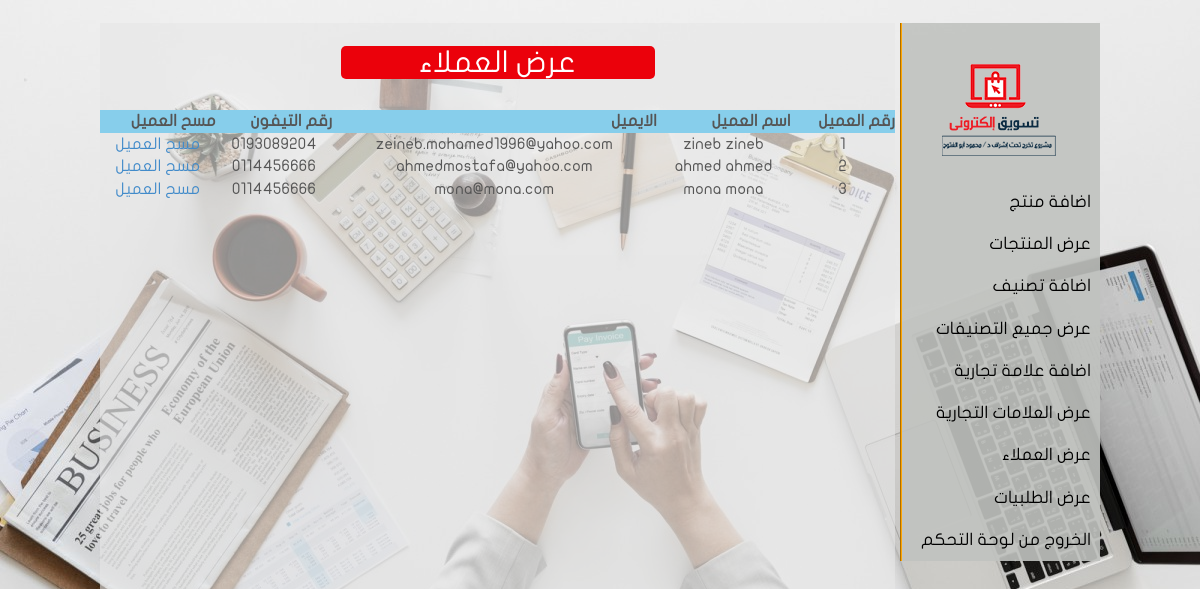
Page /admin/index.php?view_customers (signed in) on the committed database.
### tables this page shows
CREATE TABLE `user_info` (
  `user_id` int(10) NOT NULL,
  `first_name` varchar(100) NOT NULL,
  `last_name` varchar(100) NOT NULL,
  `email` varchar(300) NOT NULL,
  `password` varchar(300) NOT NULL,
  `mobile` varchar(10) NOT NULL,
  `address1` varchar(300) NOT NULL,
  `address2` varchar(11) NOT NULL
);

### admin/view_customers.php (the view, shortened to what this page needs)
<br>
<table width="795" align="center" bgcolor="pink">
    <tr align="center">
        <td colspan="6"><h2 style="    background-color: #eb010b;
    width: 314px;
    border-radius: 5px;
    /* float: right; */
    margin-bottom: 31px;
    color: #fff;
    font-size: 30px;"> عرض العملاء</h2></td>
    </tr>
    <tr align="center" bgcolor="skyblue" style="font-family: JF Flat Regular ;">
        <th>رقم العميل</th>
        <th>اسم العميل</th>
        <th>الايميل</th>
        <th>رقم التيفون</th>
        <th>مسح العميل </th>
    </tr>
    <?php
    include("includes/db.php");
    $get_c = "select * from user_info";
    $run_c = mysqli_query($con, $get_c);
    $i = 0;
    while($row_c=mysqli_fetch_array($run_c)){
        $c_id = $row_c['user_id'];
        $c_name = $row_c['first_name'];
        $c_email = $row_c['email'];
        $c_image = $row_c['mobile'];
        $i++;
    ?>
    <tr align = "center" style="font-family: JF Flat Regular ;">
        <td><?php echo $i; ?></td>
        <td><?php echo $c_name; ?> <?php echo $c_name; ?></td>
        <td><?php echo $c_email; ?></td>
        <td><?php echo $c_image; ?></td>
        <td><a href="delete_c.php?delete_c=<?php echo $c_id;?>">مسح العميل</a></td>
    </tr>
    <?php } ?>
</table>

### admin/index.php (shortened to what this page needs)
<?php
if(!isset($_SESSION['user_email'])){
    echo "<script>window.open('login.php?not_admin=لست مدير الموقع ','_self')</script>";
}else{
?>
<!DOCTYPE html>
<html>
	<head>
<link href="css/bootstrap.css" rel='stylesheet' type='text/css'/>
<link href="css/font-awesome.min.css" rel="stylesheet">
<link href="css/style.css" rel="stylesheet" type="text/css" media="all"/>
		<link rel="stylesheet" type="text/css" href="style.css">
		<link rel="stylesheet" href="styles/login_style.css" media="all" />
		<link rel="stylesheet" href="styles/style.css" media="all" />
	</head>
<body>
<br>
        <div class="main_wrapper">
            <div id="right" ><br>
                    <div id="header">
			</div>
                    <a style="font-family: JF Flat Regular ; float : right" href="index.php?insert_product">اضافة منتج </a>
                    <a style="font-family: JF Flat Regular ; float : right" href="index.php?view_products">عرض المنتجات</a>
                    <a style="font-family: JF Flat Regular ; float : right" href="index.php?insert_cat">اضافة تصنيف </a>
                    <a style="font-family: JF Flat Regular ; float : right" href="index.php?view_cats">عرض جميع التصنيفات</a>
                    <a style="font-family: JF Flat Regular ; float : right" href="index.php?insert_brand">اضافة علامة تجارية</a>
                    <a style="font-family: JF Flat Regular ; float : right" href="index.php?view_brands">عرض العلامات التجارية </a>
                    <a style="font-family: JF Flat Regular ; float : right" href="index.php?view_customers">عرض العملاء </a>
                    <a style="font-family: JF Flat Regular ; float : right" href="index.php?view_orders">عرض الطلبيات</a>
                    <a style="font-family: JF Flat Regular ; float : right" href="logout.php">الخروج من لوحة التحكم</a>
            </div>
            <div id="left">
                <?php
                    if(isset($_GET['view_customers'])){
                        include("view_customers.php");
                    }
                ?>
            </div>
        </div>
    </body>
</html>
<?php
}
?>

### admin/css/style.css (style rules this page uses)
html, body { direction:rtl; font-family: "JF Flat Regular"; background: #FFf; font-weight: 300; font-size: 16px; color: #555; }
body a { transition: 0.5s all; -webkit-transition: 0.5s all; -moz-transition: 0.5s all; -o-transition: 0.5s all; -ms-transition: 0.5s all; }
h1, h2, h3, h4, h5, h6 { font-family: "JF Flat Regular"; margin-top: 0; margin-right: 0; margin-left: 0; margin-bottom: 20px; color: #666; }
h2 { margin: 20px 0; }

### admin/styles/login_style.css (style rules this page uses)
* { -webkit-box-sizing:border-box; -moz-box-sizing:border-box; -ms-box-sizing:border-box; -o-box-sizing:border-box; box-sizing:border-box; }
html { width: 100%; height:100%; overflow:hidden; }
body { width: 100%; height:100%; font-family: 'Open Sans', sans-serif; background: #092756; background: -moz-radial-gradient(0% 100%, ellipse cover, rgba(104,128,138,.4) 10%,rgba(138,114,76,0) 40%),-moz-linear-gradient(top, rgba(57,173,219,.25) 0%, rgba(42,60,87,.4) 100%), -moz-linear-gradient(-45deg, #670d10 0%, #092756 100%); background: -webkit-radial-gradient(0% 100%, ellipse cover, rgba(104,128,138,.4) 10%,rgba(138,114,76,0) 40%), -webkit-linear-gradient(top, rgba(57,173,219,.25) 0%,rgba(42,60,87,.4) 100%), -webkit-linear-gradient(-45deg, #670d10 0%,#092756 100%); background: -o-radial-gradient(0% 100%, ellipse cover, rgba(104,128,138,.4) 10%,rgba(138,114,76,0) 40%), -o-linear-gradient(top, rgba(57,173,219,.25) 0%,rgba(42,60,87,.4) 100%), -o-linear-gradient(-45deg, #670d10 0%,#092756 100%); background: -ms-radial-gradient(0% 100%, ellipse cover, rgba(104,128,138,.4) 10%,rgba(138,114,76,0) 40%), -ms-linear-gradient(top, rgba(57,173,219,.25) 0%,rgba(42,60,87,.4) 100%), -ms-linear-gradient(-45deg, #670d10 0%,#092756 100%); background: -webkit-radial-gradient(0% 100%, ellipse cover, rgba(104,128,138,.4) 10%,rgba(138,114,76,0) 40%), linear-gradient(to bottom, rgba(57,173,219,.25) 0%,rgba(42,60,87,.4) 100%), linear-gradient(135deg, #670d10 0%,#092756 100%); filter: progid:DXImageTransform.Microsoft.gradient( startColorstr='#3E1D6D', endColorstr='#092756',GradientType=1 ); }

### admin/styles/style.css (style rules this page uses)
html, body, div, span, applet, object, iframe, h1, h2, h3, h4, h5, h6, p, blockquote, pre, a, abbr, acronym, address, big, cite, code, del, dfn, em, img, ins, kbd, q, s, samp, small, strike, strong, sub, sup, tt, var, b, u, i, center, dl, dt, dd, ol, ul, li, fieldset, form, label, legend, table, caption, tbody, tfoot, thead, tr, th, td, article, aside, canvas, details, embed, figure, figcaption, footer, header, hgroup, menu, nav, output, ruby, section, summary, time, mark, audio, video { margin: 0; padding: 0; border: 0; vertical-align: baseline; }
body { background-image:url(../images/bg.jpg); background-attachment: fixed; height: 2500px }
.main_wrapper { width: 1000px; height: auto; margin: auto; }
#header { width: 1000px; height: 135px; background-image:url(../images/bgheader.png); }
#left { width: 795px; height: 2500px; background-image: url(../images/bg-body.gif); float: left; background: #e7e7e79c; }
#right { width: 200px; float: right; border-left: 2px groove orange; background: #c0c2bfe6; }
#right a { text-decoration: none; color: black; text-align: left; font-size:17px; font-family: Palatino; padding: 3px; margin: 6px; display: block; }

### rows in the picture
user_info: first_name "zineb", email "zeineb.mohamed1996@yahoo.com", mobile "0193089204"
user_info: first_name "ahmed", email "ahmedmostafa@yahoo.com", mobile "0114456666"
user_info: first_name "mona", email "mona@mona.com", mobile "0114456666"
